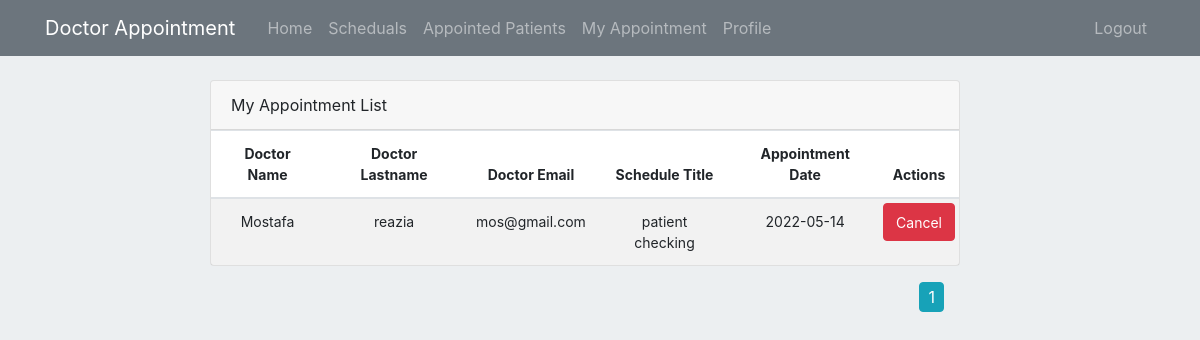
Page /user/appointment/list/5 (signed in) on the committed database.
### appointment/Models/AppointmentModel.py (models this page shows, shortened)
class Appointment(db.Model):
    __tablename__='Appointment'
    id = db.Column(db.Integer, primary_key=True)
    patient_id = db.Column(db.Integer, db.ForeignKey('user.id'))
    schedule_id = db.Column(db.Integer, db.ForeignKey('Schedule.id'))
    reason = db.Column(db.String(200))
    state = db.Column(db.String(20), default='drift')
    appointment_date = db.Column(db.Date(), default = datetime.now().date())

### appointment/Models/UserModel.py (models this page shows, shortened)
class User(db.Model, UserMixin):
    id = db.Column(db.Integer, primary_key=True)
    username = db.Column(db.String(30), nullable=False, unique=True)
    name = db.Column(db.String(30), nullable=False)
    lastname = db.Column(db.String(30), nullable=False)
    email = db.Column(db.String(40), unique=True, nullable=False)
    address = db.Column(db.Text , nullable=False)
    phone = db.Column(db.String(20), unique=True, nullable=False)
    date_of_birth = db.Column(db.Date(), default = datetime.now().date())
    role = db.Column(db.Integer, nullable=False, default=3)
    gender = db.Column(db.Boolean, default=True, nullable=False)
    password = db.Column(db.String(60), nullable=False)
    doctorinfo = db.relationship('DoctorInfo', backref='User', cascade="all, delete", uselist=False, lazy=True)
    schedule = db.relationship('Schedule', backref='User', lazy=True)
    appointment = db.relationship('Appointment', backref='User', lazy=True)

### appointment/Models/ScheduleModel.py (models this page shows, shortened)
class Schedule(db.Model):
    __tablename__='Schedule'
    id = db.Column(db.Integer, primary_key=True)
    name = db.Column(db.String(100), nullable=False)
    doctor_id = db.Column(db.Integer, db.ForeignKey('user.id'))
    start_date = db.Column(db.Date(), default = datetime.now().date())
    end_date = db.Column(db.Date(), default = datetime.now().date())
    description = db.Column(db.Text())
    appointment = db.relationship('Appointment', backref='Schedule', lazy=True)

### appointment/routes.py (the view)
@app.route('/user/appointment/list/<int:id>')
@login_required
def user_appointment_list(id):
    return render_template("/patient_appointment_list.html", appointments= get_user_appointment(id))

### appointment/Models/UserModel.py (called while the page is built)
@login_manager.user_loader
def load_user(user_id):
    return User.query.get(int(user_id))

### appointment/queries.py (called while the page is built)
def get_user_appointment(id):
    page = request.args.get('page', 1, type=int)
    return db.session.query(User.name.label('firstname'), User.lastname, User.email, Schedule.name, Appointment.id, Appointment.appointment_date)\
            .join(Schedule, Schedule.doctor_id == User.id).join(Appointment, Schedule.id == Appointment.schedule_id)\
            .filter(Appointment.patient_id == id).paginate(page=page, per_page=8)

### appointment/templates/patient_appointment_list.html
{% extends "layout/layout.html" %}
{% block content %}
{% include 'layout/home_header.html' %}
<div class="mt-8">
    <div class="row col-12">
        <div class="col-lg-8 offset-lg-2">
            <div class="main-card mb-3 card">
                <div class="card-header">My Appointment List </div>
                <div class="table-responsive">
                    <table class="align-middle mb-0 table table-borderless table-striped table-hover">
                        <thead>
                            <tr class="app-normal-font">
                                <th class="text-center">Doctor Name</th>
                                <th class="text-center">Doctor Lastname</th>
                                <th class="text-center">Doctor Email</th>
                                <th class="text-center">Schedule Title</th>
                                <th class="text-center">Appointment Date</th>
                                <th class="text-center">Actions</th>
                            </tr>
                        </thead>
                        <tbody>
                            {% if appointments.items %}
                                {% for appointment in appointments.items %}
                                    <tr class="app-normal-font p-0 text-center">
                                        <td class="text-center">{{ appointment.firstname }}</td>
                                        <td class="text-center">{{appointment.lastname}}</td>
                                        <td class="text-center">
                                            <div class="widget-content p-0">
                                                {{appointment.email}}
                                            </div>
                                        </td>
                                        <td class="text-center">{{appointment.name}}</td>
                                        <td class="text-center td_description_max_width">{{appointment.appointment_date}}</td>
                                        <td class="text-center p-1">
                                            <a href="" class="btn btn-danger">
                                                <small class="app-normal-font">Cancel</small>
                                            </a>
                                        </td>
                                    </tr>
                                {% endfor %}
                            {% else %}
                                <div class="d-flex justify-content-center app-normal-font p-0 text-danger">
                                    <span class="">You don't have any Appointment</span>
                                </div>
                            {% endif %}
                        </tbody>
                    </table>
                </div>
            </div>
            <div class="float-right mr-3">
                {% for page_num in appointments.iter_pages(left_edge=1, right_edge=1, left_current=1, right_current=2) %}
                    {% if page_num  %}
                        {% if appointments.page == page_num  %}
                            <a class="btn btn-info nb-4" style="padding:2px 8px;" href="{{ url_for('user_appointment_list', id=current_user.id, page=page_num)}}">{{page_num}}</a>
                        {% else %}
                            <a class="btn btn-outline-info nb-4" style="padding:2px 8px;" href="{{ url_for('user_appointment_list', id=current_user.id, page=page_num)}}">{{page_num}}</a>
                        {% endif %}
                    {% else %}
                        ...
                    {% endif %}
                {% endfor %}
            </div>
        </div>
    </div>
</div>
{% endblock %}

### appointment/static/style.css (style rules this page uses)
.mt-8 { margin-top: 80px; }
.p-0 { padding: 0 !important; }
.body-bg { background-color: #eceff1; }
.app-normal-font { font-size: 14px; }
.td_description_max_width { max-width: 450px; }

### rows in the picture
Appointment: firstname "Mostafa", lastname "reazia", email "mos@gmail.com", name "patient checking", appointment_date "2022-05-14"

### other values in the picture
{{ page_num }} "1"
